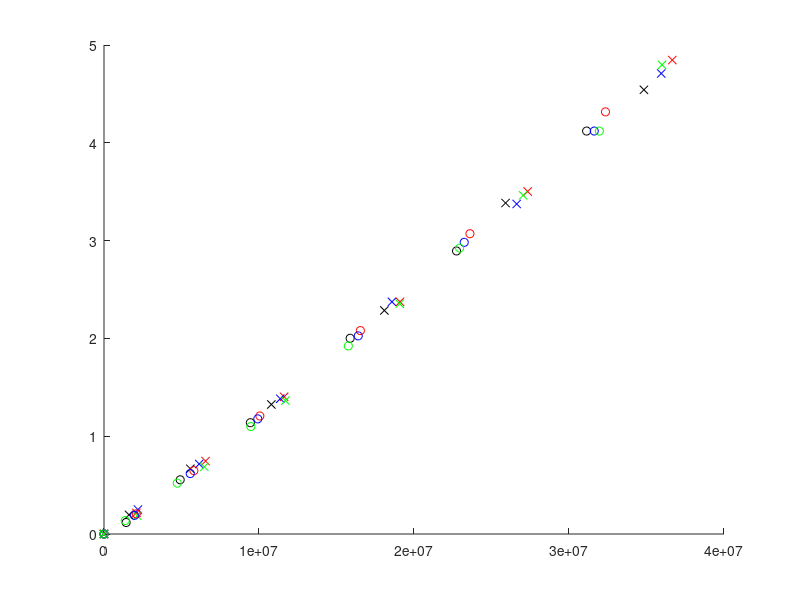

This figure's MATLAB source: (Note: this script raises an error after producing the figure.)
% LiftData
close all

%% Info
% Lift force and rotor speed were measured in response to a series of PWM
% signals, one motor at a time. The lift force was measured by securing the
% motor to a scale and recording the weight difference. Rotor speed was
% measured using a laser tachometer. At each data point, the battery 
% voltage was also recorded. Each motor was tested once around 12.2 and 
% again around 11.2 volts. Motor and rotor parameters are estimated by
% fitting theoretical formulae to the data.

%% Data
% Notation: 
% w       -> rotor speed
% F       -> lift force
% Vmax    -> battery voltage
% V       -> voltage delivered to motor
% 1,2,3,4 -> motor number
% h,l     -> high volt experiment or low volt experiment

% PWM commands, microseconds
PW = [1100 1150 1250 1350 1450  1550 1650];

% Measured rotor speeds, rpm
w1h = [0    1270 2360 3286 4253  5090 5902]; 
w1l = [0    1195 2217 3073 3985  4769 5580];
w2h = [0    1446 2560 3409 4370  5228 6055];
w2l = [0    1444 2408 3171 4067  4859 5688];
w3h = [0    1479 2478 3372 4310  5160 5996];
w3l = [0    1403 2359 3150 4050  4821 5624];
w4h = [0    1466 2544 3421 4368  5200 6000];
w4l = [0    1170 2174 3078 3970  4790 5653];

% Lift force, converted from g to N
F1h = [0    20   68   135  233   345  463 ]/1000*9.81;
F1l = [0    12   56.5 116  204   295  420 ]/1000*9.81;
F2h = [0    22   76   143  242   357  494 ]/1000*9.81;
F2l = [0    21   66   123  212   313  440 ]/1000*9.81;
F3h = [0    25.5 73   141  242   344  480 ]/1000*9.81;
F3l = [0    19.4 63   120  206.5 304  420 ]/1000*9.81;
F4h = [0    19   70   139  240   353  489 ]/1000*9.81;
F4l = [0    14   53   112  196   298  420 ]/1000*9.81;

% battery voltage, Volts
Vmax1h = [12.3 12.3 12.2 12.2 12.2 12.1 12.1];
Vmax1l = [11.3 11.3 11.3 11.3 11.3 11.2 11.2];
Vmax2h = [12.3 12.3 12.3 12.3 12.2 12.2 12.2];
Vmax2l = [11.3 11.3 11.3 11.3 11.2 11.2 11.2];
Vmax3h = [12.2 12.2 12.2 12.2 12.1 12.1 12.1];
Vmax3l = [11.3 11.3 11.3 11.3 11.2 11.2 11.1];
Vmax4h = [12.5 12.5 12.4 12.4 12.4 12.3 12.2];
Vmax4l = [11.3 11.3 11.3 11.2 11.2 11.2 11.1];

% Voltage delivered to motors
% V = Vmax/800*(PW-1100)
% 1100 is the minimum pulsewidth, and 800 is the range of pulsewidths
V1h = Vmax1h.*(PW-1100)./800;
V1l = Vmax1l.*(PW-1100)./800;
V2h = Vmax2h.*(PW-1100)./800;
V2l = Vmax2l.*(PW-1100)./800;
V3h = Vmax3h.*(PW-1100)./800;
V3l = Vmax3l.*(PW-1100)./800;
V4h = Vmax4h.*(PW-1100)./800;
V4l = Vmax4l.*(PW-1100)./800;

%% Fit lift coefficient
% F = kw^2
% Find linear regression on F vs w^2, constrained with (0,0)
figure
hold on
plot(w1h.^2,F1h,'kx')
plot(w2h.^2,F2h,'rx')
plot(w3h.^2,F3h,'bx')
plot(w4h.^2,F4h,'gx')
plot(w1l.^2,F1l,'ko')
plot(w2l.^2,F2l,'ro')
plot(w3l.^2,F3l,'bo')
plot(w4l.^2,F4l,'go')
wSquared = [w1h, w2h, w3h, w4h, w1l, w2l, w3l, w4l].^2;
F        = [F1h, F2h, F3h, F4h, F1l, F2l, F3l, F4l];
fitfun1  = fittype(@(k,x) k*x);
k0       = 1e-7;
fit1     = fit(wSquared',F',fitfun1,'StartPoint',k0);
t1 = linspace(min(wSquared),max(wSquared),100);
y2 = fit1.k*t1;
plot(t1,y2,'r-')
hold off
k = fit1.k;

%% Fit drag coefficient and motor parameters
% v = Rb/kT*w^2 + ke*w
% Fit the above function, with parameters RbkT = Rb/kT and ke.
% The above function comes from the motor dynamics
% v      = R*i + L*i_dot + ke*w
% Jw_dot = -kT*i - bw^2
% evaluated at equilibrium.

figure
hold on
plot(w1h,V1h,'kx')
plot(w2h,V2h,'rx')
plot(w3h,V3h,'bx')
plot(w4h,V4h,'gx')
plot(w1l,V1l,'ko')
plot(w2l,V2l,'ro')
plot(w3l,V3l,'bo')
plot(w4l,V4l,'go')
w = [w1h, w1l, w2h, w2l, w3h, w3l, w4h, w4l];
V = [V1h, V1l, V2h, V2l, V3h, V3l, V4h, V4l];
fitfun2 = fittype(@(RbkT, ke, x) RbkT*x.^2 + ke*x);
RbkT0   = 1/(8e6);
ke0     = 0.0005;
fit2    = fit(w',V',fitfun2,'StartPoint',[RbkT0; ke0]);
t2 = linspace(min(w),max(w),100);
y2 = fit2.RbkT*t2.^2 + fit2.ke*t2;
plot(t2,y2,'r-')
hold off
ke = fit2.ke;

%% Measure motor resistance experimentally
% Method: https://www.youtube.com/watch?v=4GgE01acZ6E\&ab\_channel=RCexplained
R = .17;

%% Solve for remaining terms
% ke and kT are directly related. ke = V/w, and kT = torque/i. Electrical
% and mechanical power balance gives 
% sqrt(3)*v*i = 2*pi/60*w*torque
% where sqrt(3)*v*i is rms electrical power, and 2*pi/60 converts
% mechanical power, w*torque, to Nm/s. Rearranging yields the result.
kT = 60*sqrt(3)/(2*pi)*ke;
b  = fit2.RbkT/R*kT;

%% Print results
disp(['R: ',num2str(R)])
disp(['k: ',num2str(k)])
disp(['ke: ',num2str(ke)])
disp(['kT: ',num2str(kT)])
disp(['b: ',num2str(b)])

%% Conversion from rotor speed to PW
% PW = 800/Vmax*(R*b/kT*w^2 + ke*w) + 1100

